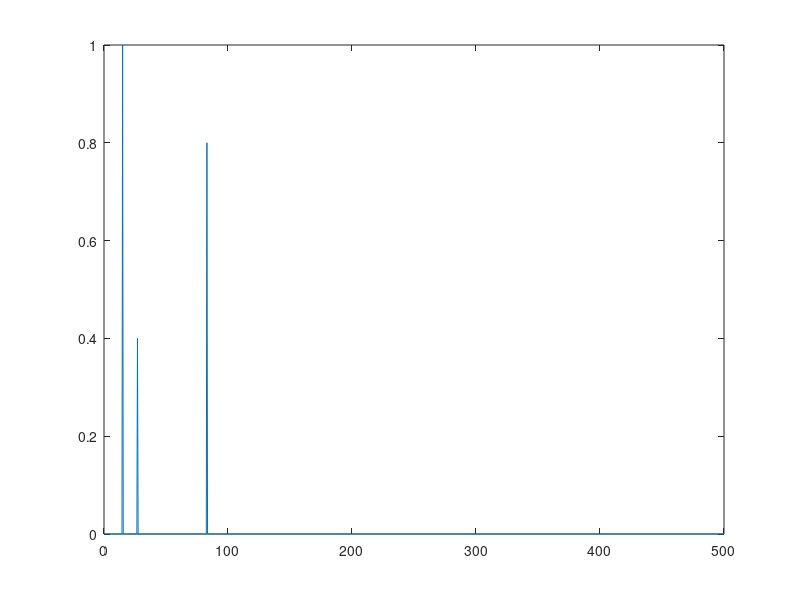
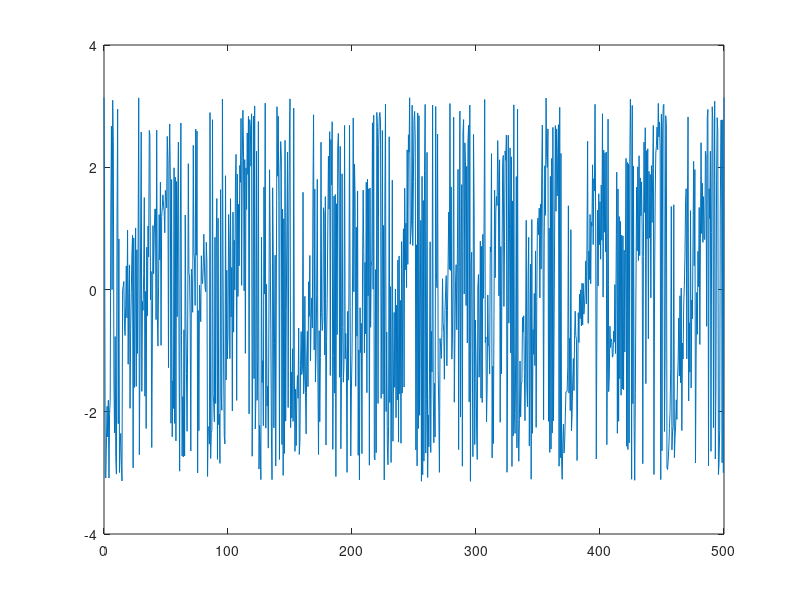

Reproduce these figures in MATLAB, in order.
% Parametry systemu
Fs = 1000;     % Częstotliwość próbkowania [Hz]
T = 1/Fs;      % Okres próbkowania [s]
L = 2000;      % Długość sygnału (liczba próbek)
t = (0:L-1)*T; % Podstawa czasu

% Przygotowanie sygnału
N = 3;               % Liczba sinusoid w mieszaninie
A = [1.0   0.4  0.8] % Amplitudy kolejnych sinusoid
B = [ 15    27   83] % Częstotliwości kolejnych sygnałów [Hz]
C = [  0 -pi/3 pi/7] % Przesunięcia fazowe kolejnych sygnałów


x = zeros(size(t));
for i = 1:N
  x = x + A(i) * cos(2 * pi * B(i) * t + C(i));
end

Y = fft(x);     % transformata Fouriera

A = abs(Y);     % amplituda sygnału
A = A/L;        % normalizacja amplitudy

A = A(1:L/2+1); % wycięcie istotnej części spektrum
A(2:end-1) = 2*A(2:end-1);

F = angle(Y);   % faza sygnału
F = F(1:L/2+1); % wycięcie istotnej części spektrum

f_step = Fs/L;     % zmiana częstotliwości
f = 0:f_step:Fs/2; % oś częstotliwości do wykresu

figure;
plot(f, A);        % wykres amplitudowy
figure;
plot(f, F);        % wykres fazowy